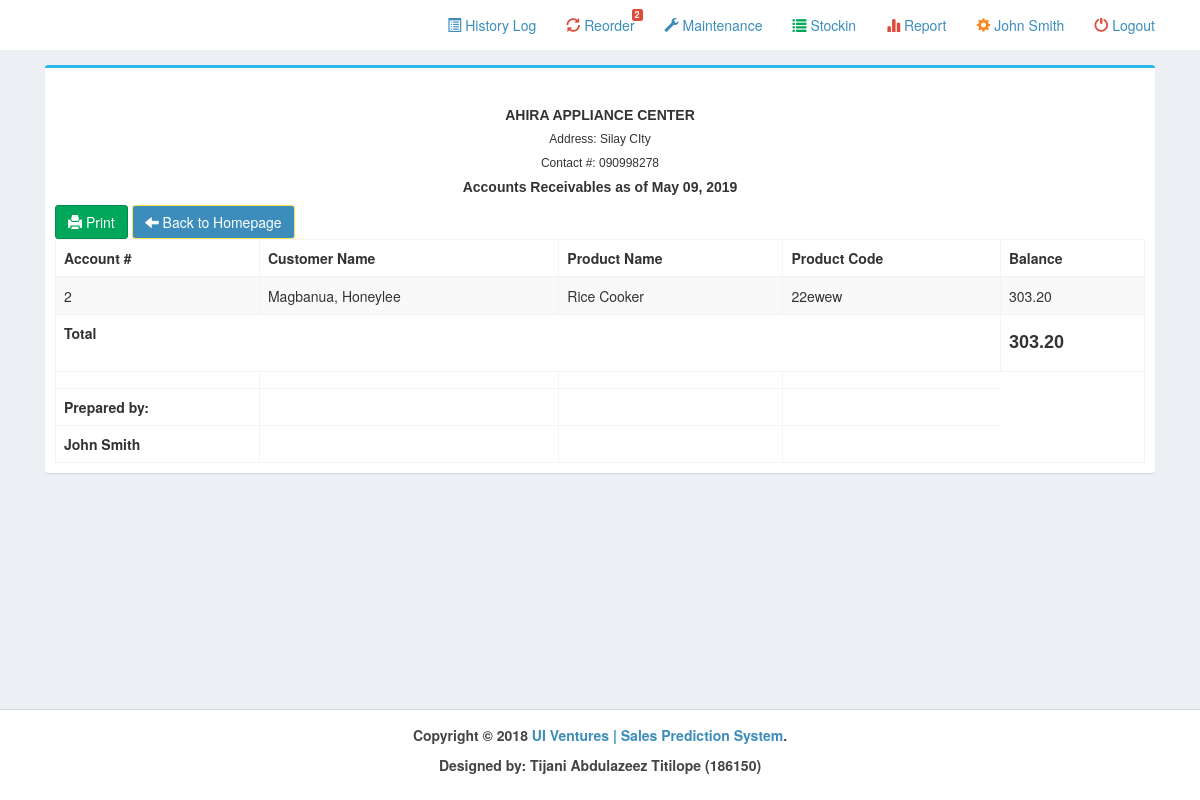
/pages/receivables.php (signed in), run on an earlier commit of the app's database.
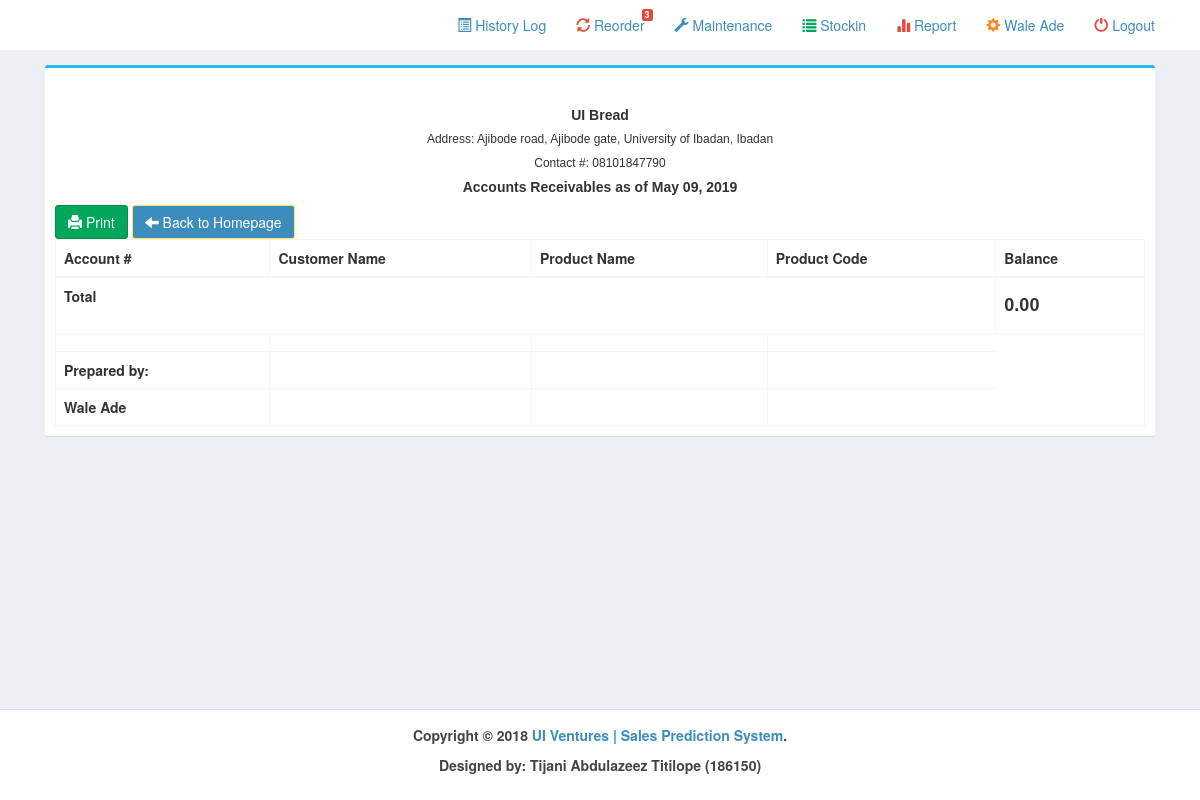
And on a later commit of the database.
### tables this page shows
CREATE TABLE IF NOT EXISTS `branch` (
  `branch_id` int(11) NOT NULL AUTO_INCREMENT,
  `branch_name` varchar(50) NOT NULL,
  `branch_address` varchar(100) NOT NULL,
  `branch_contact` varchar(50) NOT NULL,
  `skin` varchar(15) NOT NULL,
  `pic` text NOT NULL,
  PRIMARY KEY (`branch_id`)
);

CREATE TABLE IF NOT EXISTS `customer` (
  `cust_id` int(11) NOT NULL AUTO_INCREMENT,
  `cust_first` varchar(50) NOT NULL,
  `cust_last` varchar(30) NOT NULL,
  `cust_address` varchar(100) NOT NULL,
  `cust_contact` varchar(30) NOT NULL,
  `balance` decimal(10,2) NOT NULL,
  `cust_pic` varchar(300) NOT NULL,
  `bday` date NOT NULL,
  `nickname` varchar(30) NOT NULL,
  `house_status` varchar(30) NOT NULL,
  `years` varchar(20) NOT NULL,
  `rent` varchar(10) NOT NULL,
  `emp_name` varchar(100) NOT NULL,
  `emp_no` varchar(30) NOT NULL,
  `emp_address` varchar(100) NOT NULL,
  `emp_year` varchar(10) NOT NULL,
  `occupation` varchar(30) NOT NULL,
  `salary` varchar(30) NOT NULL,
  `spouse` varchar(30) NOT NULL,
  `spouse_no` varchar(30) NOT NULL,
  `spouse_emp` varchar(50) NOT NULL,
  `spouse_details` varchar(100) NOT NULL,
  `spouse_income` decimal(10,2) NOT NULL,
  `comaker` varchar(30) NOT NULL,
  `comaker_details` varchar(100) NOT NULL,
  `branch_id` int(11) NOT NULL,
  `credit_status` varchar(10) NOT NULL,
  `ci_remarks` varchar(1000) NOT NULL,
  `ci_name` varchar(50) NOT NULL,
  `ci_date` date NOT NULL,
  `payslip` int(11) NOT NULL,
  `valid_id` int(11) NOT NULL,
  `cert` int(11) NOT NULL,
  `cedula` int(11) NOT NULL,
  `income` int(11) NOT NULL,
  PRIMARY KEY (`cust_id`)
);

CREATE TABLE IF NOT EXISTS `term` (
  `term_id` int(11) NOT NULL AUTO_INCREMENT,
  `sales_id` int(11) DEFAULT NULL,
  `payable_for` varchar(10) NOT NULL,
  `term` varchar(11) NOT NULL,
  `due` decimal(10,2) NOT NULL,
  `payment_start` date NOT NULL,
  `down` decimal(10,2) NOT NULL,
  `due_date` date NOT NULL,
  `interest` decimal(10,2) NOT NULL,
  `status` varchar(10) NOT NULL,
  PRIMARY KEY (`term_id`)
);

CREATE TABLE IF NOT EXISTS `product` (
  `prod_id` int(11) NOT NULL AUTO_INCREMENT,
  `prod_name` varchar(100) NOT NULL,
  `prod_desc` varchar(500) NOT NULL,
  `prod_price` decimal(10,2) NOT NULL,
  `prod_pic` varchar(300) NOT NULL,
  `cat_id` int(11) NOT NULL,
  `prod_qty` int(11) NOT NULL,
  `branch_id` int(11) NOT NULL,
  `reorder` int(11) NOT NULL,
  `supplier_id` int(11) NOT NULL,
  `serial` varchar(50) NOT NULL,
  PRIMARY KEY (`prod_id`)
);

CREATE TABLE IF NOT EXISTS `user` (
  `user_id` int(11) NOT NULL AUTO_INCREMENT,
  `username` varchar(15) NOT NULL,
  `password` varchar(50) NOT NULL,
  `name` varchar(50) NOT NULL,
  `status` varchar(10) NOT NULL,
  `branch_id` int(11) NOT NULL,
  PRIMARY KEY (`user_id`)
);

### pages/receivables.php (the view, shortened to what the changed rows need)
?><!DOCTYPE html>
<html>
  <head>
    <link rel="stylesheet" href="../bootstrap/css/bootstrap.min.css">
    <link rel="stylesheet" href="../plugins/datatables/dataTables.bootstrap.css">
    <link rel="stylesheet" href="../dist/css/AdminLTE.min.css">
    <link rel="stylesheet" href="../plugins/select2/select2.min.css">
    <link rel="stylesheet" href="../dist/css/skins/_all-skins.min.css">
 </head>
  <body class="hold-transition skin-<?php echo $_SESSION['skin'];?> layout-top-nav">
    <div class="wrapper">
      <?php include('../dist/includes/header.php');
      ?>
      <div class="content-wrapper">
        <div class="container">
          <section class="content">
            <div class="row">
            <div class="col-xs-12">
              <div class="box box-primary">
                <div class="box-body">
				<?php
include('../dist/includes/dbcon.php');
$branch=$_SESSION['branch'];
    $query=mysqli_query($con,"select * from branch where branch_id='$branch'")or die(mysqli_error());
        $row=mysqli_fetch_array($query);
?>
                  <h5><b><?php echo $row['branch_name'];?></b> </h5>
                  <h6>Address: <?php echo $row['branch_address'];?></h6>
                  <h6>Contact #: <?php echo $row['branch_contact'];?></h6>
				  <h5><b>Accounts Receivables as of <?php echo date("M d, Y");?></b></h5>
				  <a class = "btn btn-success btn-print" href = "" onclick = "window.print()"><i class ="glyphicon glyphicon-print"></i> Print</a>
							<a class = "btn btn-primary btn-print" href = "home.php"><i class ="glyphicon glyphicon-arrow-left"></i> Back to Homepage</a>
                  <table class="table table-bordered table-striped">
                    <thead>
                      <tr>
                        <th>Account #</th>
                        <th>Customer Name</th>
                        <th>Product Name</th>
                        <th>Product Code</th>
                        <th>Balance</th>
                      </tr>
                    </thead>
                    <tbody>
<?php
		$branch=$_SESSION['branch'];
		$query=mysqli_query($con,"select * from customer natural join sales natural join sales_details natural join term natural join product where balance<>0 and branch_id='$branch' and status<>'paid' order by cust_last desc")or die(mysqli_error());
		while($row=mysqli_fetch_array($query)){
?>
                      <tr>
                        <td><?php echo $row['term_id'];?></td>
                        <td><?php echo $row['cust_last'].", ".$row['cust_first'];?></td>
                        <td><?php echo $row['prod_name'];?></td>
                        <td><?php echo $row['serial'];?></td>
                        <td><?php echo number_format($row['balance'],2);?></td>
                      </tr>
		<?php }?>
                    </tbody>
                    <tfoot>
                      <tr>
                        <th colspan="4">Total</th>
                        <th><h4><b><?php
                        $querytotal=mysqli_query($con,"select SUM(balance) as total from customer where branch_id='$branch'")or die(mysqli_error());
			  $row=mysqli_fetch_array($querytotal);
			  echo number_format($row['total'],2);
			?></b></h4>
		</th>
                      </tr>
                      <tr>
                        <th></th>
                        <th></th>
                        <th></th>
                        <th></th>
                      </tr>
                        <th>Prepared by:</th>
                        <th></th>
                        <th></th>
                        <th></th>
<?php
    $id=$_SESSION['id'];
    $query=mysqli_query($con,"select * from user where user_id='$id'")or die(mysqli_error($con));
    $row=mysqli_fetch_array($query);
?>
                      <tr>
                        <th><?php echo $row['name'];?></th>
                        <th></th>
                        <th></th>
                        <th></th>
                      </tr>
                    </tfoot>
                  </table>
                </div>
            </div>
          </div>
          </section>
        </div>
      </div>
    </div>
  </body>
</html>

### dist/includes/header.php (shortened to what the changed rows need)
<?php
include('../dist/includes/dbcon.php');
$branch=$_SESSION['branch'];
?>
      <header class="main-header">
        <nav class="navbar navbar-static-top">
          <div class="container">
              <div class="navbar-custom-menu">
                <ul class="nav navbar-nav">
                  <li class="dropdown notifications-menu">
                    <a href="#" class="dropdown-toggle" data-toggle="dropdown">
                      <i class="glyphicon glyphicon-refresh text-red"></i> Reorder
                      <span class="label label-danger">
                      <?php
                      $query=mysqli_query($con,"select COUNT(*) as count from product where prod_qty<=reorder and branch_id='$branch'")or die(mysqli_error());
                			$row=mysqli_fetch_array($query);
                			echo $row['count'];
                			?>
                      </span>
                    </a>
                  </li>
				  <li class="">
                    <a href="profile.php" class="dropdown-toggle">
                      <i class="glyphicon glyphicon-cog text-orange"></i>
                      <?php echo $_SESSION['name'];?>
                    </a>
                  </li>
                </ul>
              </div>
          </div>
        </nav>
      </header>

What changed in the data, as far as the page shows it:
removed customer: term.term_id "2", cust_last "Magbanua", cust_first "Honeylee", product.prod_name "Rice Cooker", product.serial "22ewew", balance "303.20"
changed branch: branch_name "AHIRA APPLIANCE CENTER" → "UI Bread"; branch_address "Silay CIty" → "Ajibode road, Ajibode gate, University of Ibadan, Ibadan"; branch_contact "090998278" → "08101847790"
changed user: name "John Smith" → "Wale Ade"
Also different on the page:
$row['count']: "2" → "3"
$_SESSION['name']: "John Smith" → "Wale Ade"
$row['total']: "303.20" → "0.00"
